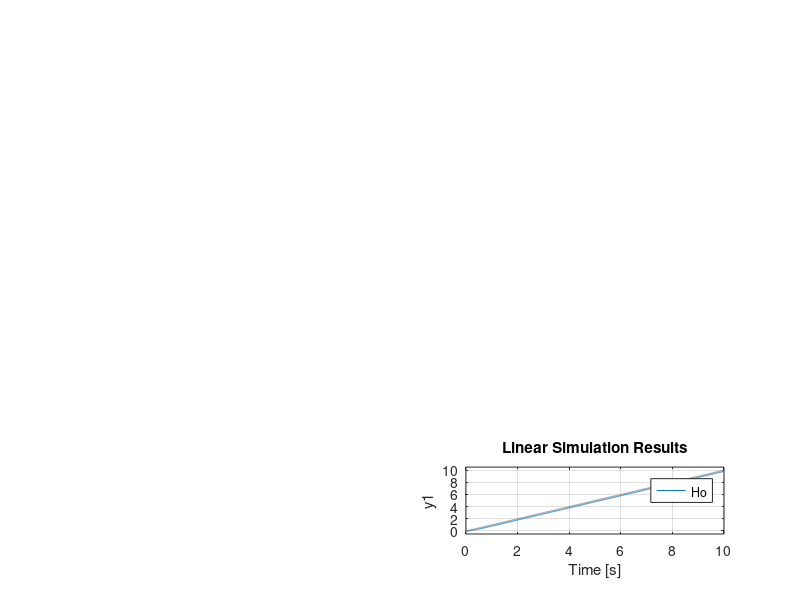

Here is the MATLAB script that generated this plot:
Hf = tf(5,[2 1]);

Hr = 1;
Ho = feedback(Hf*Hr,1);
subplot(4,2,1)
step(Ho);
t = 0:0.01:10;
u = 0:0.01:10;
subplot(4,2,2)
lsim(Ho,u,t);

Hr = 2;
Ho = feedback(Hf*Hr,1);
subplot(4,2,3)
step(Ho);
t = 0:0.01:10;
u = 0:0.01:10;
subplot(4,2,4)
lsim(Ho,u,t);

Hr = 5;
Ho = feedback(Hf*Hr,1);
subplot(4,2,5)
step(Ho);
t = 0:0.01:10;
u = 0:0.01:10;
subplot(4,2,6)
lsim(Ho,u,t);

Hr = tf([2 1],[1 0]);
Ho = feedback(Hf*Hr, 1);
subplot(4,2,7)
step(Ho);
t = 0:0.01:10;
u = 0:0.01:10;
subplot(4,2,8)
lsim(Ho,u,t);